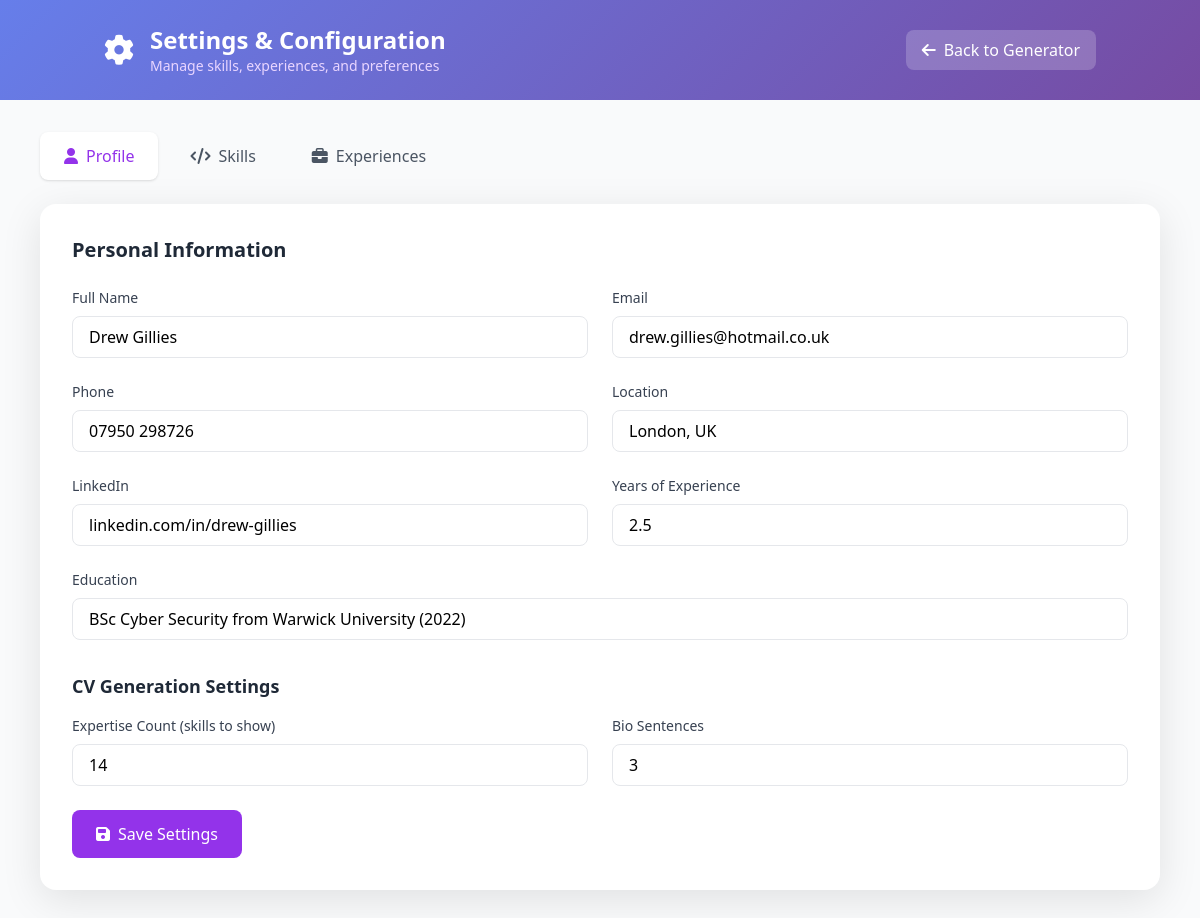
The app's page /settings, older data.
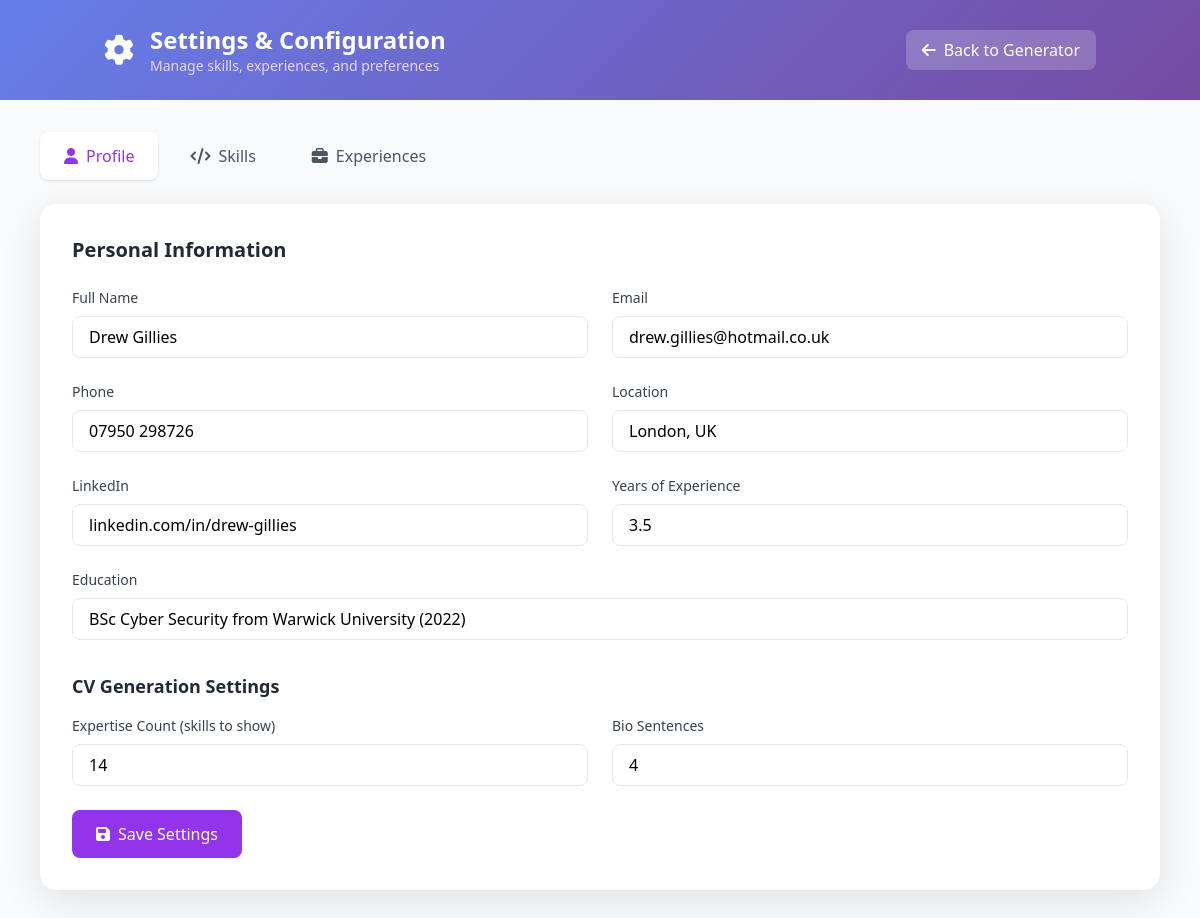
The same page, newer data.
### tables this page shows
CREATE TABLE settings (
            key TEXT PRIMARY KEY,
            value TEXT NOT NULL,
            updated_at TIMESTAMP DEFAULT CURRENT_TIMESTAMP
        );

### web_app.py (the view)
@app.route('/settings')
def settings_page():
    settings = get_settings()
    skills = get_all_skills(include_blacklisted=True)
    experiences = get_experiences()
    return render_template('settings.html', settings=settings, skills=skills, experiences=experiences)

### database.py (called while the page is built)
def get_db():
    conn = sqlite3.connect(DATABASE_PATH)
    conn.row_factory = sqlite3.Row
    return conn

def get_all_skills(include_blacklisted=False):
    conn = get_db()
    cursor = conn.cursor()
    if include_blacklisted:
        cursor.execute('SELECT * FROM skills ORDER BY tier, name')
    else:
        cursor.execute('SELECT * FROM skills WHERE is_blacklisted = 0 ORDER BY tier, name')
    skills = cursor.fetchall()
    conn.close()
    grouped = {}
    for skill in skills:
        tier = skill['tier']
        if tier not in grouped:
            grouped[tier] = []
        grouped[tier].append(dict(skill))
    return grouped

def get_experiences():
    conn = get_db()
    cursor = conn.cursor()
    cursor.execute('SELECT * FROM experiences ORDER BY order_index')
    experiences = []
    for exp in cursor.fetchall():
        exp_dict = dict(exp)
        cursor.execute(
            'SELECT * FROM bullet_points WHERE experience_id = ? ORDER BY order_index',
            (exp['id'],)
        )
        exp_dict['bullet_points'] = [dict(bp) for bp in cursor.fetchall()]
        experiences.append(exp_dict)
    conn.close()
    return experiences

def get_settings():
    conn = get_db()
    cursor = conn.cursor()
    cursor.execute('SELECT key, value FROM settings')
    settings = {row['key']: row['value'] for row in cursor.fetchall()}
    conn.close()
    return settings

### templates/settings.html (shortened to what this page needs)
<!DOCTYPE html>
<html lang="en">
<head>
    <script src="https://cdn.tailwindcss.com"></script>
    <link rel="stylesheet" href="https://cdnjs.cloudflare.com/ajax/libs/font-awesome/6.5.1/css/all.min.css">
</head>
<body class="bg-gray-50 min-h-screen">
    <header class="gradient-bg text-white py-6">
        <div class="container mx-auto px-4">
            <div class="flex items-center justify-between">
                <div class="flex items-center gap-4">
                    <i class="fas fa-cog text-3xl"></i>
                    <div>
                        <h1 class="text-2xl font-bold">Settings & Configuration</h1>
                        <p class="text-purple-200 text-sm">Manage skills, experiences, and preferences</p>
                    </div>
                </div>
                <a href="/" class="px-4 py-2 bg-white/20 rounded-lg hover:bg-white/30 transition-all flex items-center gap-2">
                    <i class="fas fa-arrow-left"></i>
                    Back to Generator
                </a>
            </div>
        </div>
    </header>
    <main class="container mx-auto px-4 py-8 max-w-6xl">
        <div class="flex gap-2 mb-6">
            <button onclick="showTab('profile')" id="tab-profile" class="tab-btn px-6 py-3 rounded-lg font-medium bg-white shadow text-purple-600">
                <i class="fas fa-user mr-2"></i>Profile
            </button>
            <button onclick="showTab('skills')" id="tab-skills" class="tab-btn px-6 py-3 rounded-lg font-medium text-gray-600 hover:bg-gray-100">
                <i class="fas fa-code mr-2"></i>Skills
            </button>
            <button onclick="showTab('experiences')" id="tab-experiences" class="tab-btn px-6 py-3 rounded-lg font-medium text-gray-600 hover:bg-gray-100">
                <i class="fas fa-briefcase mr-2"></i>Experiences
            </button>
        </div>
        <div id="panel-profile" class="tab-panel">
            <div class="bg-white rounded-2xl card-shadow p-8">
                <h2 class="text-xl font-semibold text-gray-800 mb-6">Personal Information</h2>
                <div class="grid grid-cols-2 gap-6">
                    <div>
                        <label class="block text-sm font-medium text-gray-700 mb-2">Full Name</label>
                        <input type="text" id="user_name" value="{{ settings.get('user_name', '') }}"
                            class="w-full px-4 py-2 border border-gray-200 rounded-lg focus:border-purple-500 focus:ring-2 focus:ring-purple-200">
                    </div>
                    <div>
                        <label class="block text-sm font-medium text-gray-700 mb-2">Email</label>
                        <input type="email" id="user_email" value="{{ settings.get('user_email', '') }}"
                            class="w-full px-4 py-2 border border-gray-200 rounded-lg focus:border-purple-500 focus:ring-2 focus:ring-purple-200">
                    </div>
                    <div>
                        <label class="block text-sm font-medium text-gray-700 mb-2">Phone</label>
                        <input type="text" id="user_phone" value="{{ settings.get('user_phone', '') }}"
                            class="w-full px-4 py-2 border border-gray-200 rounded-lg focus:border-purple-500 focus:ring-2 focus:ring-purple-200">
                    </div>
                    <div>
                        <label class="block text-sm font-medium text-gray-700 mb-2">Location</label>
                        <input type="text" id="user_location" value="{{ settings.get('user_location', '') }}"
                            class="w-full px-4 py-2 border border-gray-200 rounded-lg focus:border-purple-500 focus:ring-2 focus:ring-purple-200">
                    </div>
                    <div>
                        <label class="block text-sm font-medium text-gray-700 mb-2">LinkedIn</label>
                        <input type="text" id="user_linkedin" value="{{ settings.get('user_linkedin', '') }}"
                            class="w-full px-4 py-2 border border-gray-200 rounded-lg focus:border-purple-500 focus:ring-2 focus:ring-purple-200">
                    </div>
                    <div>
                        <label class="block text-sm font-medium text-gray-700 mb-2">Years of Experience</label>
                        <input type="text" id="years_experience" value="{{ settings.get('years_experience', '') }}"
                            class="w-full px-4 py-2 border border-gray-200 rounded-lg focus:border-purple-500 focus:ring-2 focus:ring-purple-200">
                    </div>
                    <div class="col-span-2">
                        <label class="block text-sm font-medium text-gray-700 mb-2">Education</label>
                        <input type="text" id="education" value="{{ settings.get('education', '') }}"
                            class="w-full px-4 py-2 border border-gray-200 rounded-lg focus:border-purple-500 focus:ring-2 focus:ring-purple-200">
                    </div>
                </div>
                <h3 class="text-lg font-semibold text-gray-800 mt-8 mb-4">CV Generation Settings</h3>
                <div class="grid grid-cols-2 gap-6">
                    <div>
                        <label class="block text-sm font-medium text-gray-700 mb-2">Expertise Count (skills to show)</label>
                        <input type="number" id="expertise_count" value="{{ settings.get('expertise_count', '14') }}"
                            class="w-full px-4 py-2 border border-gray-200 rounded-lg focus:border-purple-500 focus:ring-2 focus:ring-purple-200">
                    </div>
                    <div>
                        <label class="block text-sm font-medium text-gray-700 mb-2">Bio Sentences</label>
                        <input type="number" id="bio_sentences" value="{{ settings.get('bio_sentences', '3') }}"
                            class="w-full px-4 py-2 border border-gray-200 rounded-lg focus:border-purple-500 focus:ring-2 focus:ring-purple-200">
                    </div>
                </div>
                <button onclick="saveSettings()" class="mt-6 px-6 py-3 bg-purple-600 text-white font-medium rounded-lg hover:bg-purple-700 transition-all">
                    <i class="fas fa-save mr-2"></i>Save Settings
                </button>
            </div>
        </div>
    </main>
</body>
</html>

### templates/settings.html (style rules this page uses)
.gradient-bg { background: linear-gradient(135deg, #667eea 0%, #764ba2 100%); }
.card-shadow { box-shadow: 0 10px 40px rgba(0, 0, 0, 0.1); }

Row changes from the older to the newer data that the page shows:
changed settings (number 6 of 8 on the later page): get "2.5" → "3.5"
Text that changed along with them:
form field get: "3" → "4"
